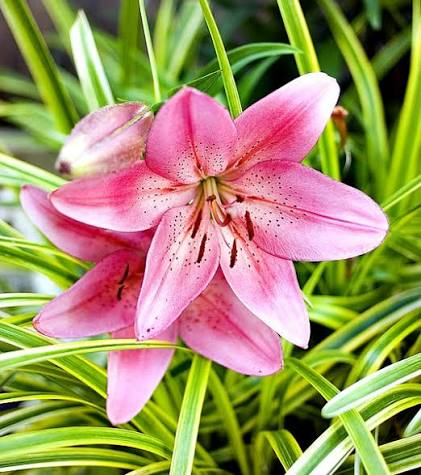
#> input picture images/IMG10.jpg, 421 x 475 px, found by its file name; its folder holds only this picture in this run
$ python opencv2.py
#> lines starting #> are read from the running program, lines starting #| are printed output that depends on the picture
import cv2
import os

input_folder = "images"
output_folder = "output"

os.makedirs(output_folder, exist_ok=True)

for filename in os.listdir(input_folder):

    input_path = os.path.join(input_folder, filename)

    image = cv2.imread(input_path)
#> image is the input picture: shape (475, 421, 3); mean B, G, R 98.9, 146.1, 158.7

    if image is None:
        continue

    # Resize
    image = cv2.resize(image, (640, 640))
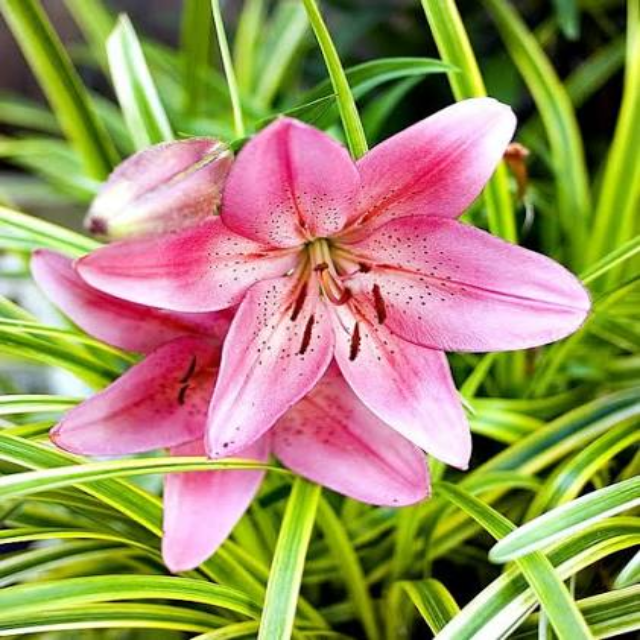
#> image: shape (640, 640, 3); mean B, G, R 98.8, 146, 158.6

    # Draw rectangle
    cv2.rectangle(
        image,
        (100, 100),
        (500, 500),
        (0, 255, 0),
        2
    )

    # Add label
    cv2.putText(
        image,
        "Object",
        (100, 90),
        cv2.FONT_HERSHEY_SIMPLEX,
        1,
        (0, 255, 0),
        2
    )
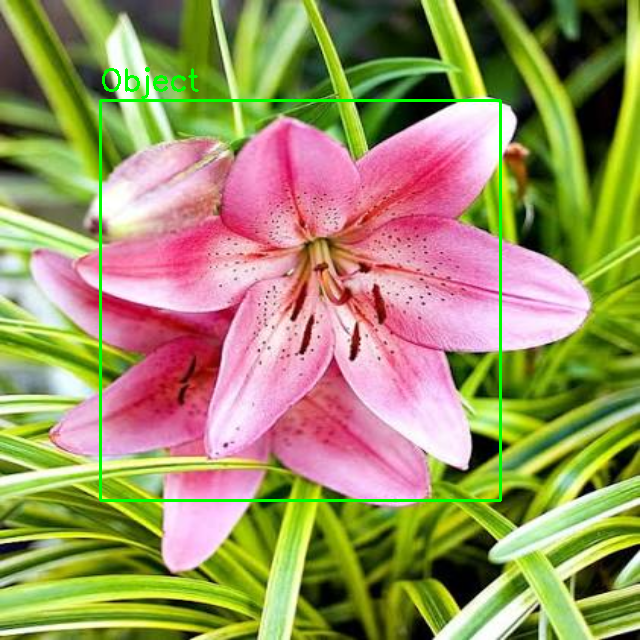
#> image: shape (640, 640, 3); mean B, G, R 97.3, 147.2, 156.4

    # Save
    output_path = os.path.join(
        output_folder,
        filename
    )

    cv2.imwrite(output_path, image)

    print("Processed:", filename)

print("All images processed!")

$ run again, on images/IMG6.jpg
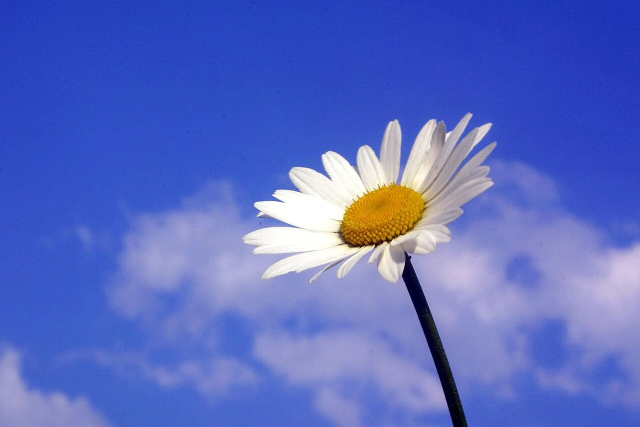
#> input picture images/IMG6.jpg, 1280 x 853 px, found by its file name (shown at 1/2 size)
#> image is the input picture: shape (853, 1280, 3); mean B, G, R 194.8, 106.8, 90.1
#> `image = cv2.resize(image, (640, 640))`:
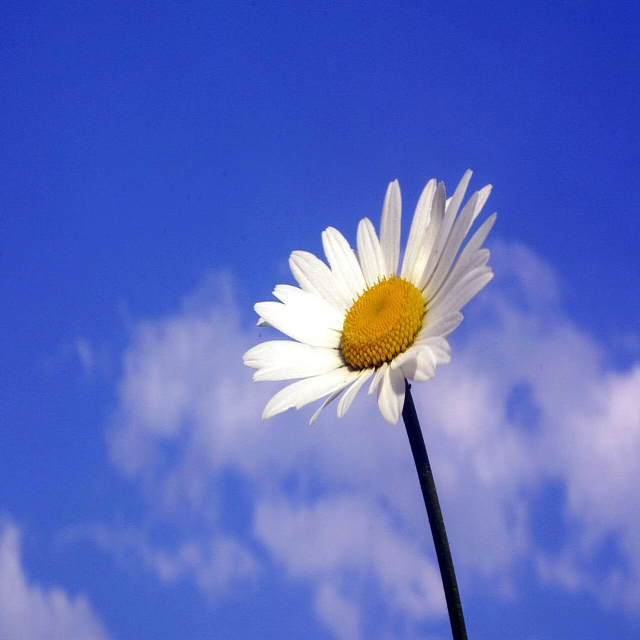
#> image: shape (640, 640, 3); mean B, G, R 194.7, 106.6, 89.9
#> `cv2.putText( image, "Object", (100, 90), cv2.FONT_HERSHEY_SIMPLEX, 1, ..`:
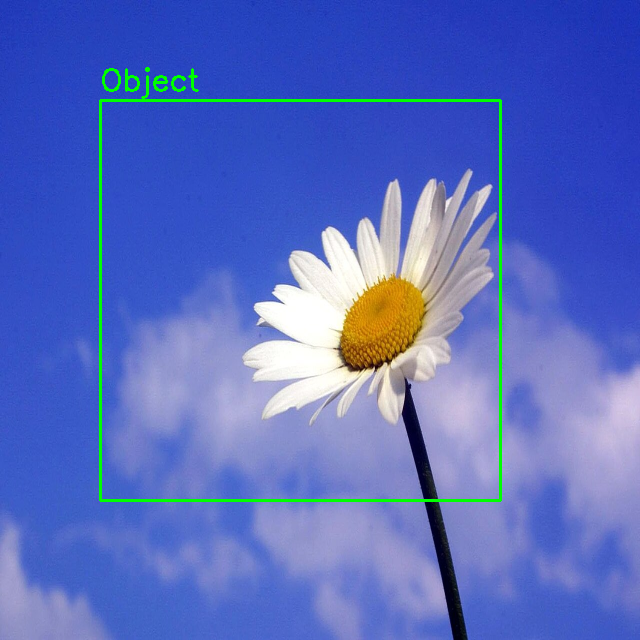
#> image: shape (640, 640, 3); mean B, G, R 192, 108.8, 89

$ run again, on images/IMG8.jpg
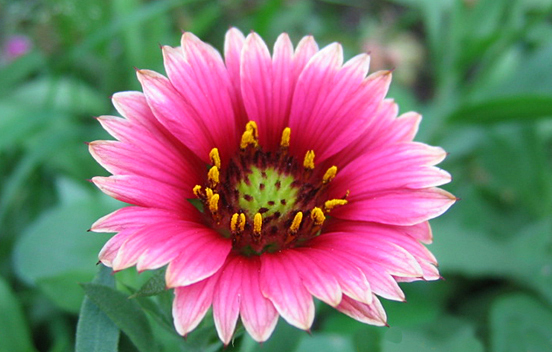
#> input picture images/IMG8.jpg, 552 x 352 px, found by its file name
#> image is the input picture: shape (352, 552, 3); mean B, G, R 112.1, 115.6, 129.4
#> `image = cv2.resize(image, (640, 640))`:
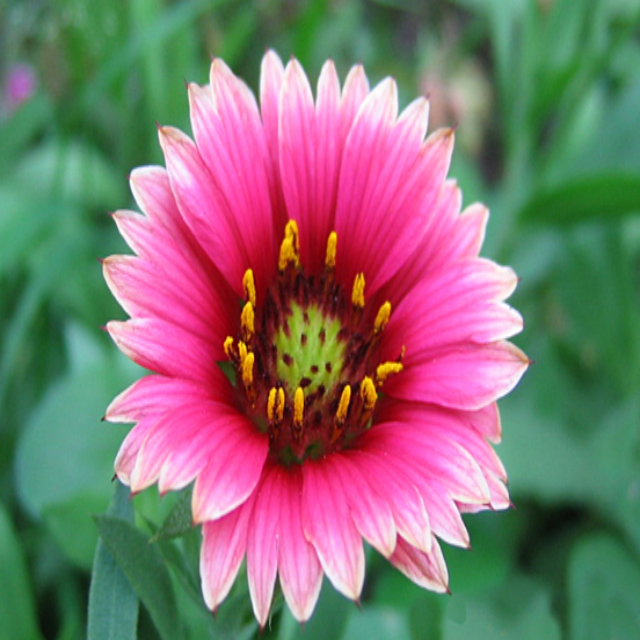
#> image: shape (640, 640, 3); mean B, G, R 112, 115.5, 129.3
#> `cv2.putText( image, "Object", (100, 90), cv2.FONT_HERSHEY_SIMPLEX, 1, ..`:
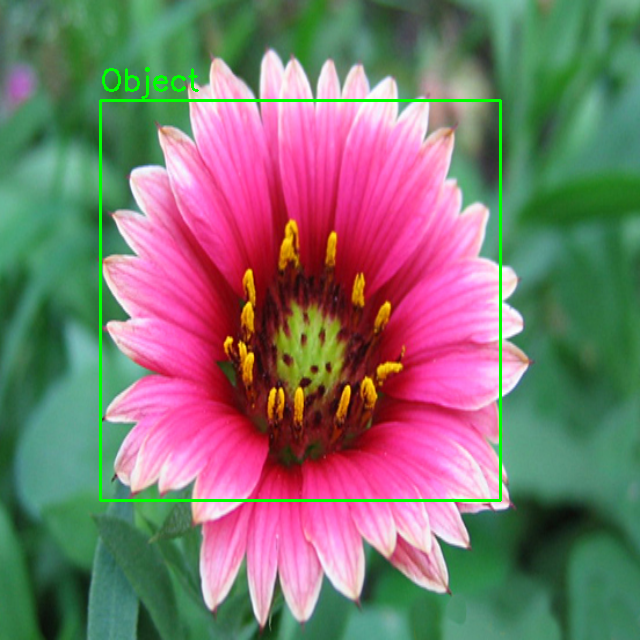
#> image: shape (640, 640, 3); mean B, G, R 110.1, 116.9, 127.4

$ run again, on images/IMG9.jpg
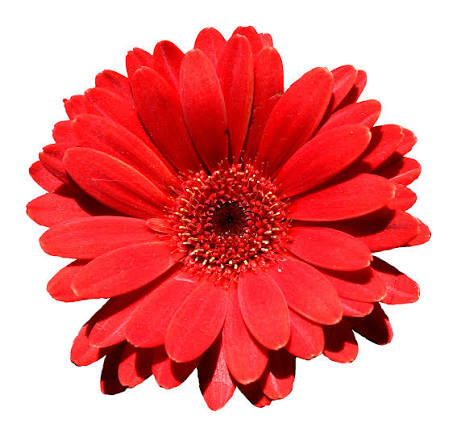
#> input picture images/IMG9.jpg, 457 x 437 px, found by its file name
#> image is the input picture: shape (437, 457, 3); mean B, G, R 133.9, 132.6, 233
#> `image = cv2.resize(image, (640, 640))`:
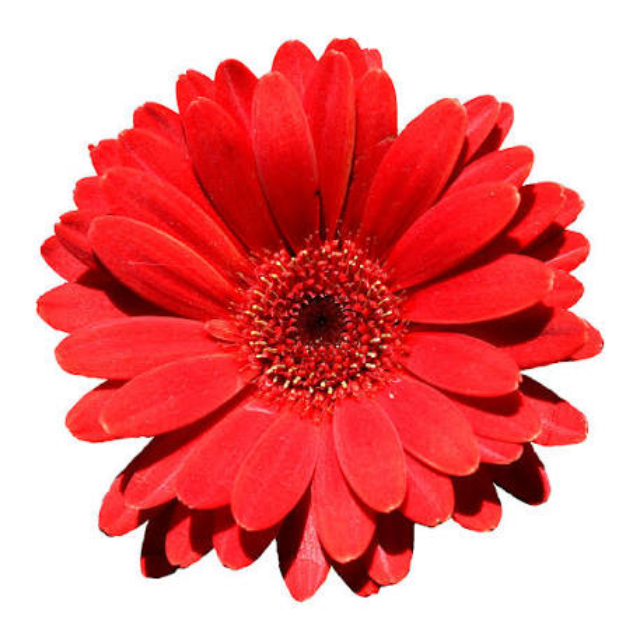
#> image: shape (640, 640, 3); mean B, G, R 133.8, 132.5, 232.9
#> `cv2.putText( image, "Object", (100, 90), cv2.FONT_HERSHEY_SIMPLEX, 1, ..`:
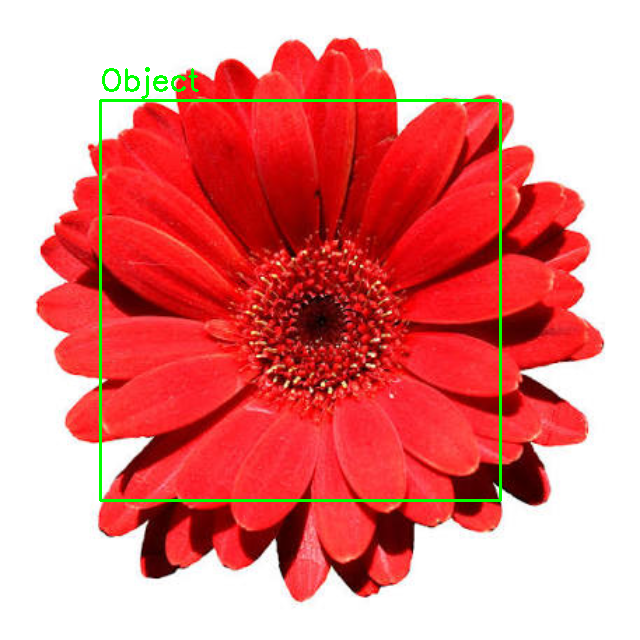
#> image: shape (640, 640, 3); mean B, G, R 132.5, 134.7, 229.8

$ run again, on images/IMG2.jpg
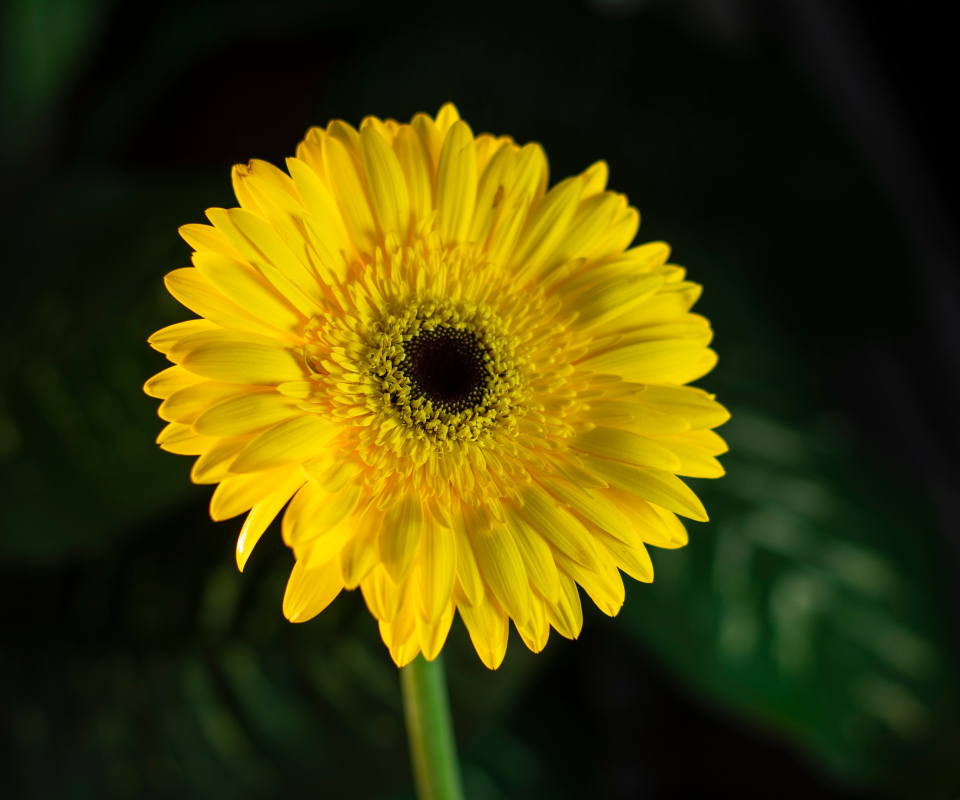
#> input picture images/IMG2.jpg, 4800 x 4000 px, found by its file name (shown at 1/5 size)
#> image is the input picture: shape (4000, 4800, 3); mean B, G, R 5.9, 64.4, 69.5
#> `image = cv2.resize(image, (640, 640))`:
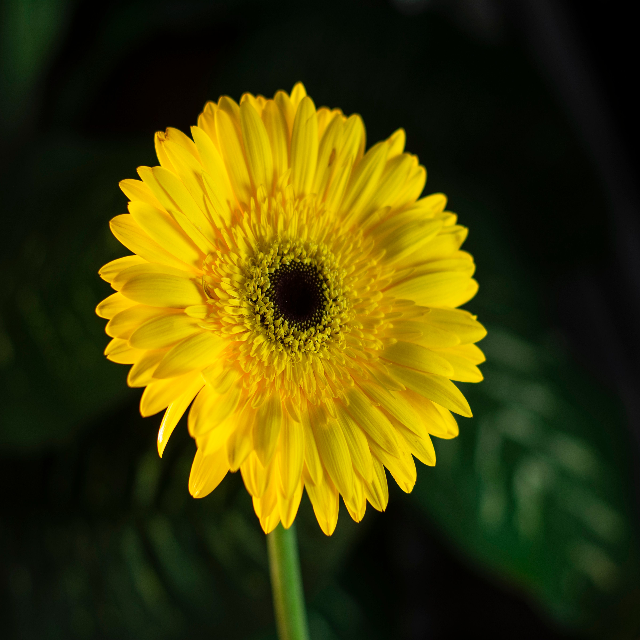
#> image: shape (640, 640, 3); mean B, G, R 5.9, 64.3, 69.4
#> `cv2.putText( image, "Object", (100, 90), cv2.FONT_HERSHEY_SIMPLEX, 1, ..`:
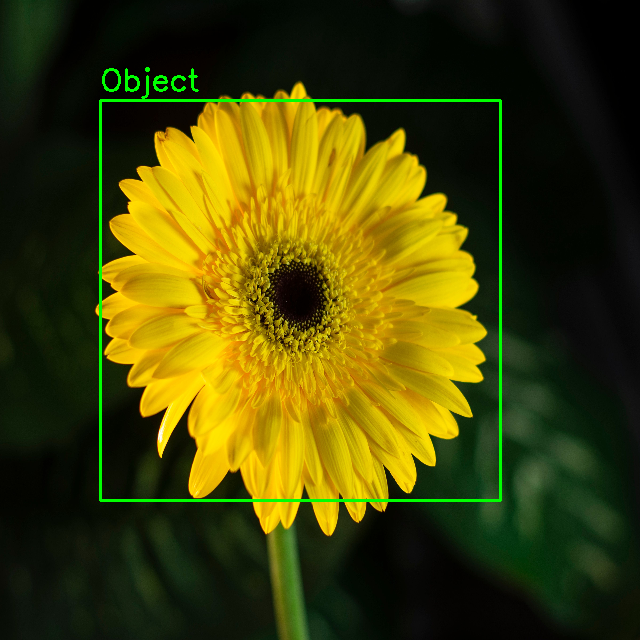
#> image: shape (640, 640, 3); mean B, G, R 5.8, 67.2, 68.9
